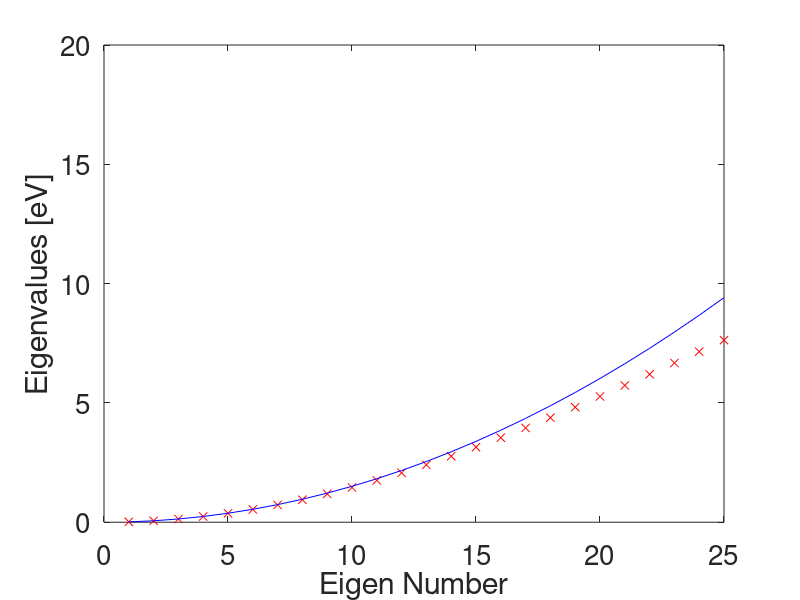

Source code (MATLAB):
%disclaimer: the following script was modified from Prof.Yoon's FDM.m code

h = 6.626e-34;      % [J-s]
hbar = h/(2*pi);    % [J-s]
m = 9.11e-31;       % [kg]
q = 1.6e-19;        % [C]
L = 5e-9;          % [m]
a = 1e-10;          % [m]
t0 = hbar^2/(2*m*a^2)/q;  % [eV]

N = L/a-1;          % BBC
H = 2*t0*diag(ones(N,1)) -t0*diag(ones(N-1,1),1) -t0*diag(ones(N-1,1),-1);

[V,D] = eig(H);
D = diag(D);

n = [1:25];
E = (((hbar^2)*(pi^2)/(2*m*(L^2)))*(n.^2))/q;

plot(D, 'rx'); hold on;
plot(n,E, 'b-'); hold on;
set(gca,'fontsize',20);
xlim([0,25]);
xlabel('Eigen Number');
ylabel('Eigenvalues [eV]');